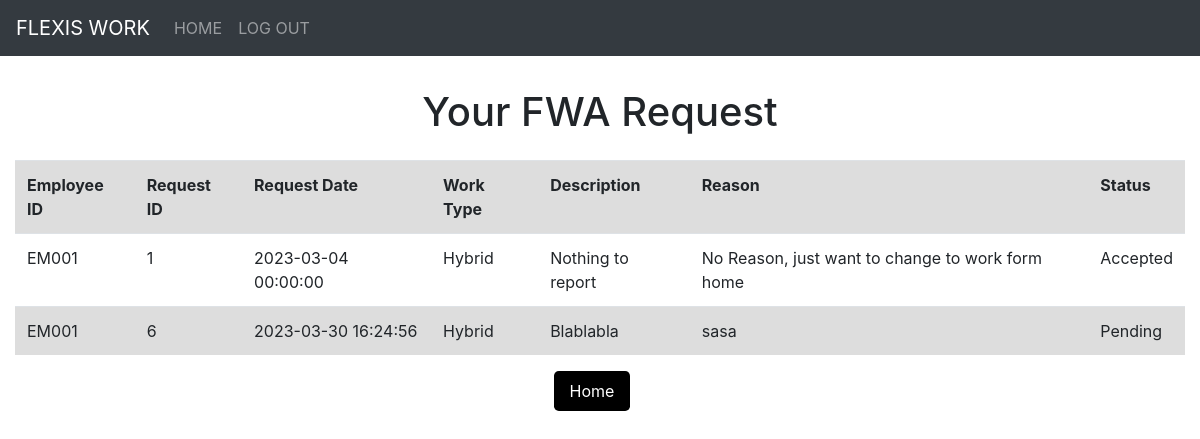
Page /submmitedFWARequest.php (signed in) on the earlier database version.
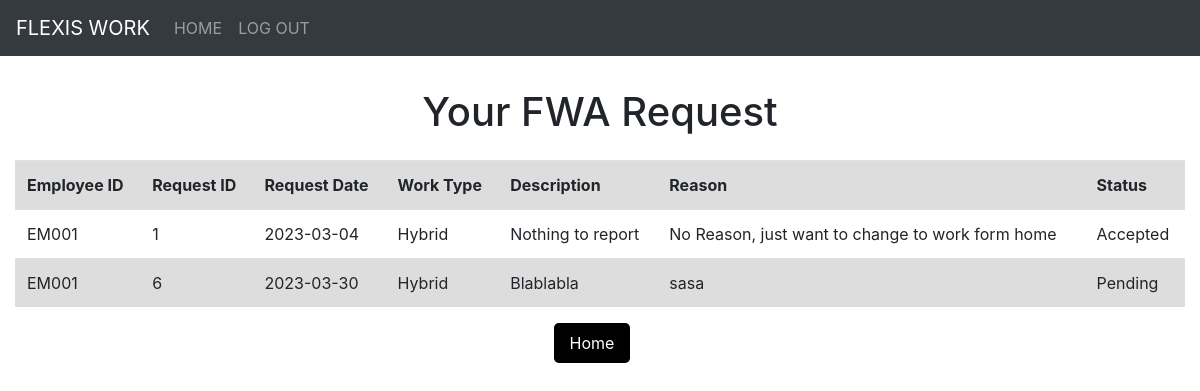
Same page on the later database version.
### tables this page shows
CREATE TABLE `fwa_rquest` (
  `requestID` int(11) NOT NULL,
  `requestDate` date NOT NULL DEFAULT current_timestamp(),
  `workType` varchar(30) NOT NULL CHECK (`workType` in ('Flexi-hour','Work-from-home','Hybrid')),
  `description` varchar(255) NOT NULL,
  `reason` varchar(255) NOT NULL,
  `status` varchar(20) NOT NULL,
  `comment` varchar(255) DEFAULT NULL,
  `employeeID` varchar(5) NOT NULL
);

### submmitedFWARequest.php (the view, shortened to what this page needs)
<!DOCTYPE html>
<html>
<?php include 'Component/head.php'; ?>
<?php include 'Component/header.php'; ?>
<head>
</head>
<body>
    <h1>Your FWA Request</h1>
    <div class="container-fluid">
        <table class="table">
            <tbody>
                <tr>
                    <th scope="col">Employee ID</th>
                    <th scope="col">Request ID</th>
                    <th scope="col">Request Date</th>
                    <th scope="col">Work Type</th>
                    <th scope="col">Description</th>
                    <th scope="col">Reason</th>
                    <th scope="col">Status</th>
                </tr>
                <?php
            require_once('config.php');
            $employee_id = $_SESSION["EmployeeID"];
            $sql =  "SELECT * FROM fwa_rquest WHERE employeeID = '$employee_id'";
            $result = $conn->query($sql);
            while($row = $result -> fetch_assoc()){
                echo
                "<tr>
                    <td>".$row["employeeID"]."</td>
                    <td>".$row["requestID"]."</td>
                    <td>".$row["requestDate"]."</td>
                    <td>".$row["workType"]."</td>
                    <td>".$row["description"]."</td>
                    <td>".$row["reason"]."</td>
                    <td>".$row["status"]."</td>
                </tr>";
            }
            ?>
            </tbody>
        </table>
        <div class="container text-center">
            <form action="submmitedFWARequest.php" method="post">
                <input class="btn btn-secondary" type="submit" name="home" value="Home" formnovalidate>
            </form>
        </div>
    </div>
</body>
</html>

Differences in the rows shown:
changed fwa_rquest "Nothing to report": requestDate "2023-03-04 00:00:00" → "2023-03-04"
changed fwa_rquest "Blablabla": requestDate "2023-03-30 16:24:56" → "2023-03-30"
